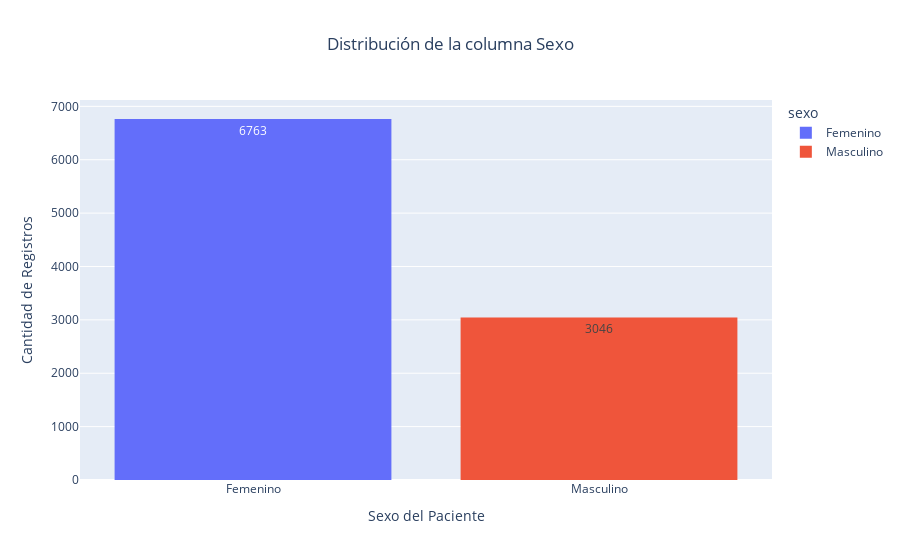

Notebook cell for this chart:
### Code cell
# Distribución de la columna sexo

fig = px.histogram(
    historias_clinicas,
    x="sexo",
    title="Distribución de la columna Sexo",
    color="sexo",
    text_auto=True
)

fig.update_layout(
    xaxis_title="Sexo del Paciente",
    yaxis_title="Cantidad de Registros",
    title_x=0.5  # Centra el título
)

fig.show()

# guardar la imagen 
save_plotly_fig(fig, "distribucion_sexo")

### Figure 1 — Plotly figure (JSON) as saved in the notebook; plotly's stock layout.template omitted (floating-point values rounded to 4 significant figures; data arrays with more than 128 entries replaced by an {"elided": "..."} marker saying what was removed)
{"data": [{"bingroup": "x", "hovertemplate": "sexo=%{x}<br>count=%{y}<extra></extra>", "legendgroup": "Femenino", "marker": {"color": "#636efa", "pattern": {"shape": ""}}, "name": "Femenino", "orientation": "v", "showlegend": true, "texttemplate": "%{value}", "type": "histogram", "x": {"elided": "6763 str values"}, "xaxis": "x", "yaxis": "y"}, {"bingroup": "x", "hovertemplate": "sexo=%{x}<br>count=%{y}<extra></extra>", "legendgroup": "Masculino", "marker": {"color": "#EF553B", "pattern": {"shape": ""}}, "name": "Masculino", "orientation": "v", "showlegend": true, "texttemplate": "%{value}", "type": "histogram", "x": {"elided": "3046 str values"}, "xaxis": "x", "yaxis": "y"}], "layout": {"barmode": "relative", "legend": {"title": {"text": "sexo"}, "tracegroupgap": 0}, "title": {"text": "Distribución de la columna Sexo", "x": 0.5}, "xaxis": {"anchor": "y", "categoryarray": ["Femenino", "Masculino"], "categoryorder": "array", "domain": [0, 1], "title": {"text": "Sexo del Paciente"}}, "yaxis": {"anchor": "x", "domain": [0, 1], "title": {"text": "Cantidad de Registros"}}}}
